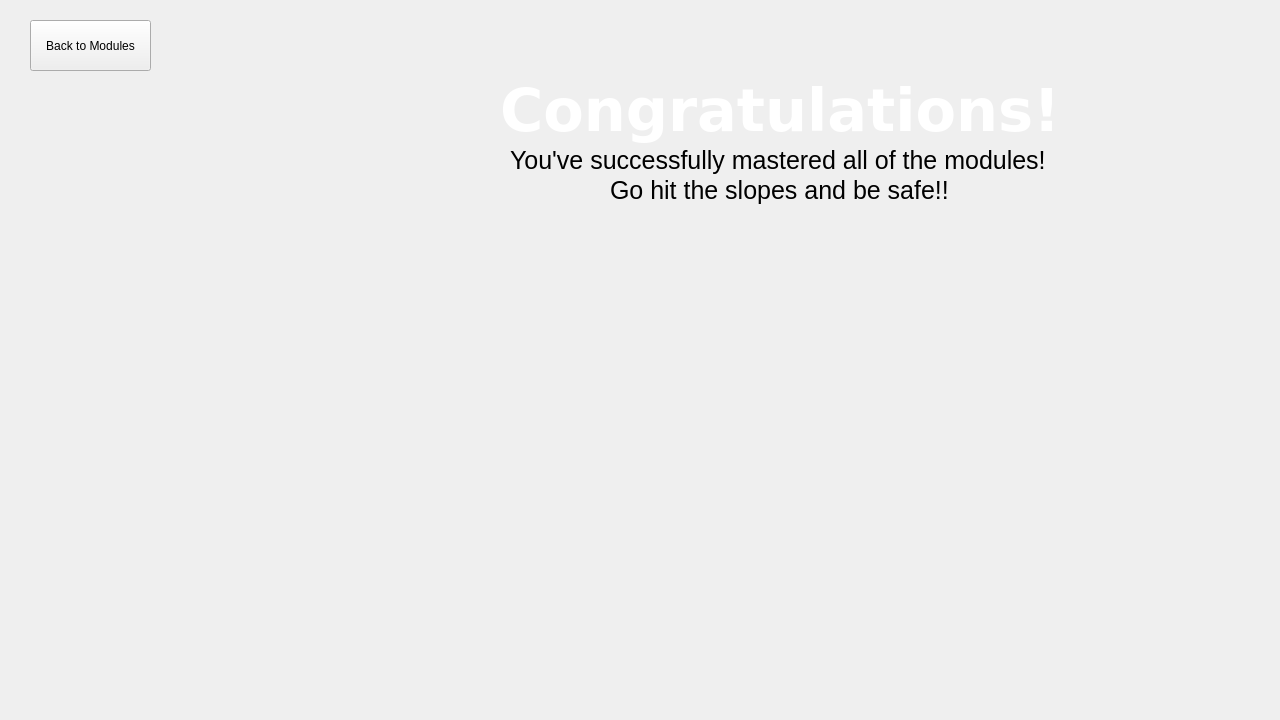
<?xml version="1.0" encoding="UTF-8"?>
<ui version="4.0">
 <class>EndScreen</class>
 <widget class="QWidget" name="EndScreen">
  <property name="geometry">
   <rect>
    <x>0</x>
    <y>0</y>
    <width>1280</width>
    <height>720</height>
   </rect>
  </property>
  <property name="windowTitle">
   <string>Form</string>
  </property>
  <widget class="QLabel" name="label">
   <property name="geometry">
    <rect>
     <x>500</x>
     <y>-20</y>
     <width>781</width>
     <height>261</height>
    </rect>
   </property>
   <property name="font">
    <font>
     <family>Verdana</family>
     <pointsize>44</pointsize>
     <bold>true</bold>
    </font>
   </property>
   <property name="styleSheet">
    <string notr="true">color:white</string>
   </property>
   <property name="text">
    <string>Congratulations!</string>
   </property>
  </widget>
  <widget class="QLabel" name="label_2">
   <property name="geometry">
    <rect>
     <x>510</x>
     <y>140</y>
     <width>551</width>
     <height>41</height>
    </rect>
   </property>
   <property name="font">
    <font>
     <pointsize>19</pointsize>
    </font>
   </property>
   <property name="text">
    <string>You've successfully mastered all of the modules!</string>
   </property>
  </widget>
  <widget class="QLabel" name="background">
   <property name="geometry">
    <rect>
     <x>0</x>
     <y>0</y>
     <width>1280</width>
     <height>720</height>
    </rect>
   </property>
   <property name="text">
    <string/>
   </property>
  </widget>
  <widget class="QLabel" name="label_3">
   <property name="geometry">
    <rect>
     <x>610</x>
     <y>170</y>
     <width>551</width>
     <height>41</height>
    </rect>
   </property>
   <property name="font">
    <font>
     <pointsize>19</pointsize>
    </font>
   </property>
   <property name="text">
    <string>Go hit the slopes and be safe!!</string>
   </property>
  </widget>
  <widget class="QPushButton" name="back">
   <property name="geometry">
    <rect>
     <x>30</x>
     <y>20</y>
     <width>121</width>
     <height>51</height>
    </rect>
   </property>
   <property name="text">
    <string>Back to Modules</string>
   </property>
  </widget>
  <zorder>background</zorder>
  <zorder>label</zorder>
  <zorder>label_2</zorder>
  <zorder>label_3</zorder>
  <zorder>back</zorder>
 </widget>
 <resources/>
 <connections/>
</ui>
